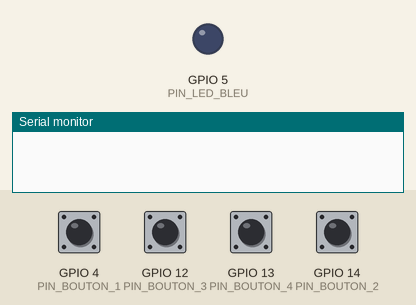
Simulated run of this sketch. Board: ESP8266 (NodeMCU). Parts: output pins drawn as LEDs (lit = HIGH), the last lines printed to the serial monitor. The inputs (shaded band) are chosen by the test bench; at power-on: GPIO 4 (PIN_BOUTON_1), GPIO 12 (PIN_BOUTON_3), GPIO 13 (PIN_BOUTON_4), GPIO 14 (PIN_BOUTON_2) HIGH. WiFi joins after 1.5 s; servers stay silent unless stated; uploads are accepted with an empty reply.

Above: at 1.3 s.
At 3.9 s:
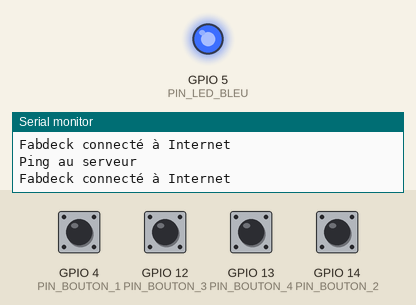
4.0 s: GPIO 4 (PIN_BOUTON_1) pulled LOW for 0.15 s
Timing chart, 0 to 7.0 s (numbered marks = the images above; inputs shaded):
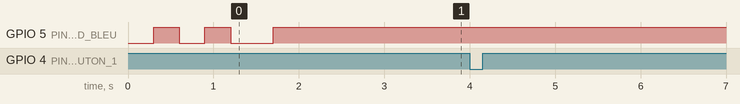

The sketch:

fabdeck.ino
```cpp
#include "ESP8266WiFi.h"
#include "ESP8266HTTPClient.h"
#include "WiFiClient.h"

// Définition des PIN
#define PIN_LED_BLEU 5
#define PIN_BOUTON_1 4
#define PIN_BOUTON_2 14
#define PIN_BOUTON_3 12
#define PIN_BOUTON_4 13

// Différents états du Fabdeck
#define RECHERCHE 1 // Tentative de connexion au WiFi
#define CONNECTE 2  // Connecté au WiFi mais pas à Internet
#define ENLIGNE 3   // Connecté à Internet

// Informations de connexion
const char * SSID = "NOM_DU_WIFI";
const char * PASSW = "MOT_DE_PASSE_DU_WIFI";

// Varibles de travail
int etat;  // Pour gérer l'état du Fabdeck
unsigned long momentDernierPing;     // Pour le moment du dernier ping au serveur
unsigned long momentDernierCligno;   // Pour le moment du dernier allumage de la LED
unsigned long momentDernierAppui;    // Pour le moment du dernier appui
int dureeEntreDeuxPings = 30 * 1000; // 30 secondes
int dureeEntreDeuxAppuis = 3 * 1000; // Pour la durée de 3 secondes entre deux appuis de bouton;

HTTPClient httpClient;
WiFiClient client;

// Enènements pour le WiFi
void onConnected(const WiFiEventStationModeConnected& event);
void onGotIP(const WiFiEventStationModeGotIP& event);

void setup() {
  // Configuration de la liaison série
  Serial.begin(115200);

  // Définition des pins
  pinMode(PIN_LED_BLEU, OUTPUT);
  pinMode(PIN_BOUTON_1, INPUT_PULLUP);
  pinMode(PIN_BOUTON_2, INPUT_PULLUP);
  pinMode(PIN_BOUTON_3, INPUT_PULLUP);
  pinMode(PIN_BOUTON_4, INPUT_PULLUP);

  // Initialisation des variables de travail
  momentDernierPing = millis();
  momentDernierCligno = millis();
  momentDernierAppui = millis();
  etat = RECHERCHE;

  // Connexion au réseau WiFi
  WiFi.mode(WIFI_STA);
  WiFi.begin(SSID, PASSW);

  // Liaison des évènements du WiFi
  static WiFiEventHandler onConnectedHandler = WiFi.onStationModeConnected(onConnected);
  static WiFiEventHandler onGotIPHandler = WiFi.onStationModeGotIP(onGotIP);
}

void loop() {
  // Gestion du clignotement de la LED
  if (etat == RECHERCHE) {
    // La LED clignote rapidement
    clignoter(PIN_LED_BLEU, 300);
  } else if (etat == CONNECTE) {
    // La LED clignote lentement
    clignoter(PIN_LED_BLEU, 1000);
  } else if (etat == ENLIGNE) {
    // La LED est allumée
    digitalWrite(PIN_LED_BLEU, HIGH);
  }

  // A intervalle de temps régulier on vérifie si on est connecté à Internet
  if (WiFi.isConnected()) {
    // Gestion du ping au serveur
    if (millis() - momentDernierPing >= dureeEntreDeuxPings || momentDernierPing < 3000) {
      // Requete vers le serveur
      ping();
      momentDernierPing = millis();
    }

    if (millis() - momentDernierAppui >= dureeEntreDeuxAppuis) {
      // Gestion de l'appui sur le bouton 1
      if (digitalRead(PIN_BOUTON_1) == LOW) {
        momentDernierAppui = millis();
        gererAppui(1);
      }

      // Gestion de l'appui sur le bouton 2
      if (digitalRead(PIN_BOUTON_2) == LOW) {
        momentDernierAppui = millis();
        gererAppui(2);
      }

      // Gestion de l'appui sur le bouton 3
      if (digitalRead(PIN_BOUTON_3) == LOW) {
        momentDernierAppui = millis();
        gererAppui(3);
      }

      // Gestion de l'appui sur le bouton 4
      if (digitalRead(PIN_BOUTON_4) == LOW) {
        momentDernierAppui = millis();
        gererAppui(4);
      }
    }
  } else {
    etat = RECHERCHE;
  }
}

void gererAppui(int btnNumero) {
  // Gestion de l'appui sur un bouton
  Serial.print("Bouton ");
  Serial.print(btnNumero);
  Serial.println(" pressé !");

  String url = String("http://fabdeck.netlify.app/.netlify/functions/routeur?e=");
  url += btnNumero;
  envoyerEvent(url);
}

void ping() {
  Serial.println("");
  Serial.println("Ping au serveur");
  envoyerEvent("http://fabdeck.netlify.app/.netlify/functions/routeur?e=5");
}

void envoyerEvent(String url) {
  if (httpClient.begin(client, url)) {
    int httpCode = httpClient.GET();
    if (httpCode == HTTP_CODE_OK) {
      etat = ENLIGNE;
      Serial.println("Fabdeck connecté à Internet");
    } else {
      Serial.print("Code erreur : ");
      Serial.print(httpCode);
      Serial.print(" - ");
      Serial.println(httpClient.errorToString(httpCode).c_str());
      etat = CONNECTE;
    }
  } else {
    Serial.println("Connexion impossible");
    etat = CONNECTE;
  }
  httpClient.end();
}

void clignoter(int pin, int duree) {
  if (millis() - momentDernierCligno >= duree) {
    if (digitalRead(pin) == LOW) {
      digitalWrite(pin, HIGH);
    } else {
      digitalWrite(pin, LOW);
    }
    momentDernierCligno = millis();
  }
}

// Gestion de l'évènement de connexion au WiFi
void onConnected(const WiFiEventStationModeConnected& event) {
  Serial.println("");
  Serial.println("Connecté au WiFi");
}

// Gestion de l'évènement d'obtention d'une adresse IP
void onGotIP(const WiFiEventStationModeGotIP& event) {
  Serial.println("Adresse IP : " + WiFi.localIP().toString());
  Serial.print("Puissance du signal : ");
  Serial.println(WiFi.RSSI());
  etat = CONNECTE;
}
```
